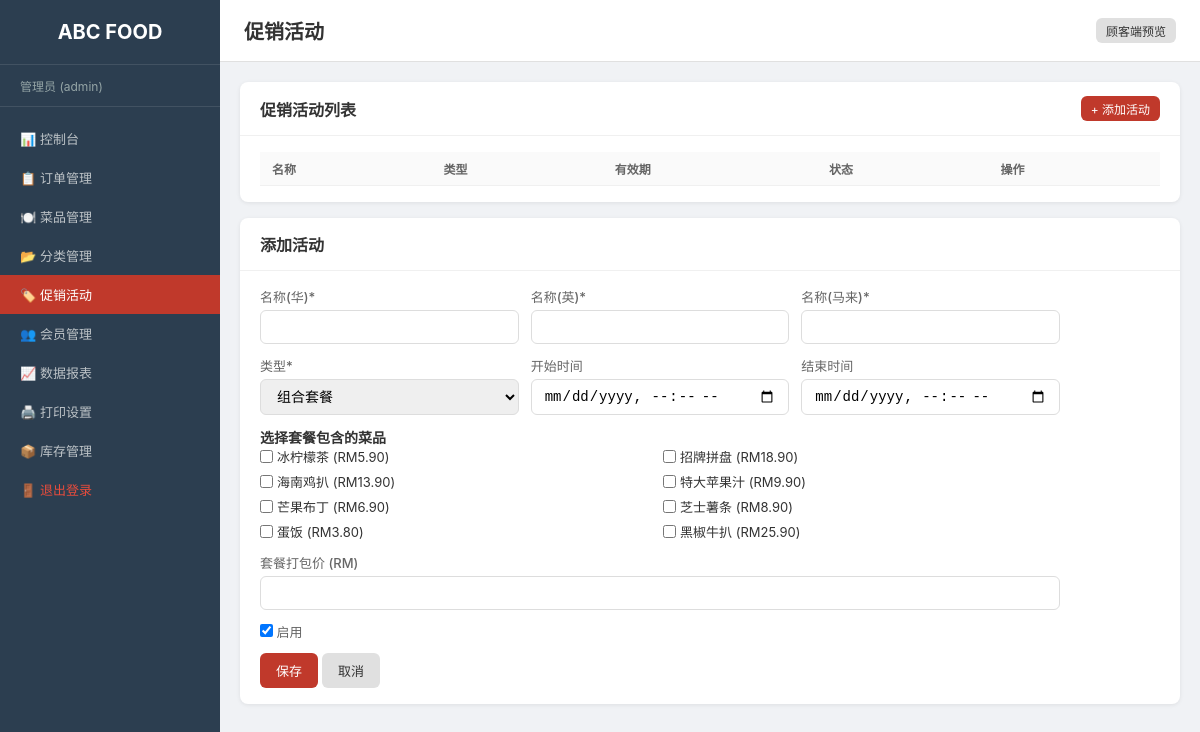
Page /admin/promotions.php?add=1 (signed in) on the committed database.
### tables this page shows
CREATE TABLE IF NOT EXISTS dishes (
    id INT AUTO_INCREMENT PRIMARY KEY,
    store_id INT NOT NULL DEFAULT 1,
    category_id INT NOT NULL,
    name_zh VARCHAR(100) NOT NULL COMMENT '菜品名(华)',
    name_en VARCHAR(100) NOT NULL COMMENT '菜品名(英)',
    name_ms VARCHAR(100) NOT NULL COMMENT '菜品名(马来)',
    description_zh VARCHAR(500) DEFAULT NULL,
    description_en VARCHAR(500) DEFAULT NULL,
    description_ms VARCHAR(500) DEFAULT NULL,
    price DECIMAL(10,2) NOT NULL COMMENT '售价(RM)',
    image_url VARCHAR(255) DEFAULT NULL COMMENT '图片URL',
    spicy_level TINYINT DEFAULT 0 COMMENT '辣度0-5',
    is_hot TINYINT(1) DEFAULT 0 COMMENT '热门推荐',
    stock_daily INT DEFAULT 0 COMMENT '每日库存(管理员早晨输入)',
    stock_used_today INT DEFAULT 0 COMMENT '今日已售数量',
    stock_updated_date DATE DEFAULT NULL COMMENT '最后更新库存日期',
    is_available TINYINT(1) DEFAULT 1 COMMENT '上架状态',
    sort_order INT DEFAULT 0,
    created_at DATETIME DEFAULT CURRENT_TIMESTAMP,
    updated_at DATETIME DEFAULT CURRENT_TIMESTAMP ON UPDATE CURRENT_TIMESTAMP,
    FOREIGN KEY (store_id) REFERENCES stores(id),
    FOREIGN KEY (category_id) REFERENCES categories(id)
);

### includes/functions.php (called while the page is built, shortened)
<?php
function h(?string $str): string {
    return htmlspecialchars($str ?? '', ENT_QUOTES, 'UTF-8');
}

### admin/promotions.php (the view, shortened to what this page needs)
<?php
require_once __DIR__ . '/../includes/admin_header.php';
$db = getDB();
$stmt = $db->prepare("SELECT id, name_zh, price FROM dishes WHERE store_id = 1 AND is_available = 1 ORDER BY name_zh");
$stmt->execute();
$allDishes = $stmt->fetchAll();
$typeNames = [
    'COMBO' => '组合套餐',
    'SECOND_HALF' => '第二份半价',
    'SHARE_COUPON' => '分享领券',
    'BIRTHDAY' => '生日送券',
    'UPSELL' => '加价购',
];
$editPromo = null;
?>
<div class="card">
    <div class="card-header">
        <h3>促销活动列表</h3>
        <a href="?add=1" class="btn-primary btn-sm">+ 添加活动</a>
    </div>
    <div class="card-body">
        <table class="table">
            <thead><tr><th>名称</th><th>类型</th><th>有效期</th><th>状态</th><th>操作</th></tr></thead>
        </table>
    </div>
</div>
<?php if (isset($_GET['edit']) || isset($_GET['add'])): $p = $editPromo; $rule = $p['rule'] ?? [];?>
<div class="card mt-2">
    <div class="card-header"><h3><?= $p ? '编辑活动' : '添加活动' ?></h3></div>
    <div class="card-body">
        <form method="post" class="form">
            <div class="form-row">
                <div class="form-group">
                    <label>名称(华)*</label>
                    <input type="text" name="name_zh" value="<?= h($p['name_zh'] ?? '') ?>" required>
                </div>
                <div class="form-group">
                    <label>名称(英)*</label>
                    <input type="text" name="name_en" value="<?= h($p['name_en'] ?? '') ?>" required>
                </div>
                <div class="form-group">
                    <label>名称(马来)*</label>
                    <input type="text" name="name_ms" value="<?= h($p['name_ms'] ?? '') ?>" required>
                </div>
            </div>
            <div class="form-row">
                <div class="form-group">
                    <label>类型*</label>
                    <select name="type" id="promoType" required>
                        <?php foreach ($typeNames as $k => $v): ?>
                            <option value="<?= $k ?>" <?= ($p['type'] ?? '') === $k ? 'selected' : '' ?>><?= $v ?></option>
                        <?php endforeach; ?>
                    </select>
                </div>
                <div class="form-group">
                    <label>开始时间</label>
                    <input type="datetime-local" name="start_date" value="<?= $p ? date('Y-m-d\TH:i', strtotime($p['start_date'])) : '' ?>" required>
                </div>
                <div class="form-group">
                    <label>结束时间</label>
                    <input type="datetime-local" name="end_date" value="<?= $p ? date('Y-m-d\TH:i', strtotime($p['end_date'])) : '' ?>" required>
                </div>
            </div>
            <div class="promo-config" id="config_COMBO" style="display:none">
                <h4>选择套餐包含的菜品</h4>
                <div class="checkbox-grid">
                    <?php foreach ($allDishes as $dish): ?>
                        <label><input type="checkbox" name="combo_dish_ids[]" value="<?= $dish['id'] ?>" <?= in_array($dish['id'], $rule['dish_ids'] ?? []) ? 'checked' : '' ?>> <?= h($dish['name_zh']) ?> (RM<?= number_format($dish['price'],2) ?>)</label>
                    <?php endforeach; ?>
                </div>
                <div class="form-group mt-1">
                    <label>套餐打包价 (RM)</label>
                    <input type="number" step="0.01" name="combo_price" value="<?= h($rule['combo_price'] ?? '') ?>">
                </div>
            </div>
            <div class="form-group">
                <label class="checkbox-label">
                    <input type="checkbox" name="is_active" <?= ($p['is_active'] ?? 1) ? 'checked' : '' ?>> 启用
                </label>
            </div>
            <button type="submit" name="save" class="btn-primary">保存</button>
            <a href="promotions.php" class="btn-secondary">取消</a>
        </form>
    </div>
</div>
<?php endif; ?>
<?php require_once __DIR__ . '/../includes/admin_footer.php'; ?>

### assets/css/admin.css (style rules this page uses)
* { margin: 0; padding: 0; box-sizing: border-box; }
body { font-family: -apple-system, BlinkMacSystemFont, 'Segoe UI', 'PingFang SC', 'Microsoft YaHei', sans-serif; background: #f0f2f5; color: #333; font-size: 14px; }
.card { background: #fff; border-radius: 8px; box-shadow: 0 1px 4px rgba(0,0,0,0.08); margin-bottom: 16px; }
.card-header { padding: 14px 20px; border-bottom: 1px solid #f0f0f0; display: flex; justify-content: space-between; align-items: center; }
.card-header h3 { font-size: 16px; }
.card-body { padding: 16px 20px; }
.table { width: 100%; border-collapse: collapse; }
.table th, .table td { padding: 8px 12px; text-align: left; border-bottom: 1px solid #f0f0f0; font-size: 13px; }
.table th { background: #fafafa; font-weight: 600; color: #666; font-size: 12px; text-transform: uppercase; }
.btn-primary { background: #c0392b; color: #fff; border: none; padding: 8px 16px; border-radius: 6px; cursor: pointer; font-size: 13px; transition: background 0.2s; }
.btn-secondary { background: #e0e0e0; color: #333; border: none; padding: 8px 16px; border-radius: 6px; cursor: pointer; font-size: 13px; }
.btn-sm { padding: 4px 10px; font-size: 12px; }
a.btn-primary, a.btn-secondary, a.btn-danger, a.btn-warning { display: inline-block; text-decoration: none; text-align: center; }
.form { max-width: 800px; }
.form-group { margin-bottom: 12px; }
.form-group label { display: block; font-size: 13px; color: #666; margin-bottom: 4px; font-weight: 500; }
.form-group input, .form-group select, .form-group textarea { width: 100%; padding: 8px 12px; border: 1px solid #ddd; border-radius: 6px; font-size: 14px; }
.form-row { display: grid; grid-template-columns: 1fr 1fr 1fr; gap: 12px; }
.checkbox-label { display: flex; align-items: center; gap: 6px; cursor: pointer; }
.checkbox-label input { width: auto; }
.checkbox-grid { display: grid; grid-template-columns: 1fr 1fr; gap: 6px; margin-bottom: 12px; }
.checkbox-grid label { font-size: 13px; display: flex; align-items: center; gap: 4px; cursor: pointer; }
.mt-1 { margin-top: 8px; }
.mt-2 { margin-top: 16px; }

### rows in the picture
dishes: name_zh "冰柠檬茶", price "5.90"
dishes: name_zh "招牌拼盘", price "18.90"
dishes: name_zh "海南鸡扒", price "13.90"
dishes: name_zh "特大苹果汁", price "9.90"
dishes: name_zh "芒果布丁", price "6.90"
dishes: name_zh "芝士薯条", price "8.90"
dishes: name_zh "蛋饭", price "3.80"
dishes: name_zh "黑椒牛扒", price "25.90"

### other values in the picture
$currentUser "管理员"
$currentRole "admin"
$pageTitle "促销活动"
form field type "组合套餐"
